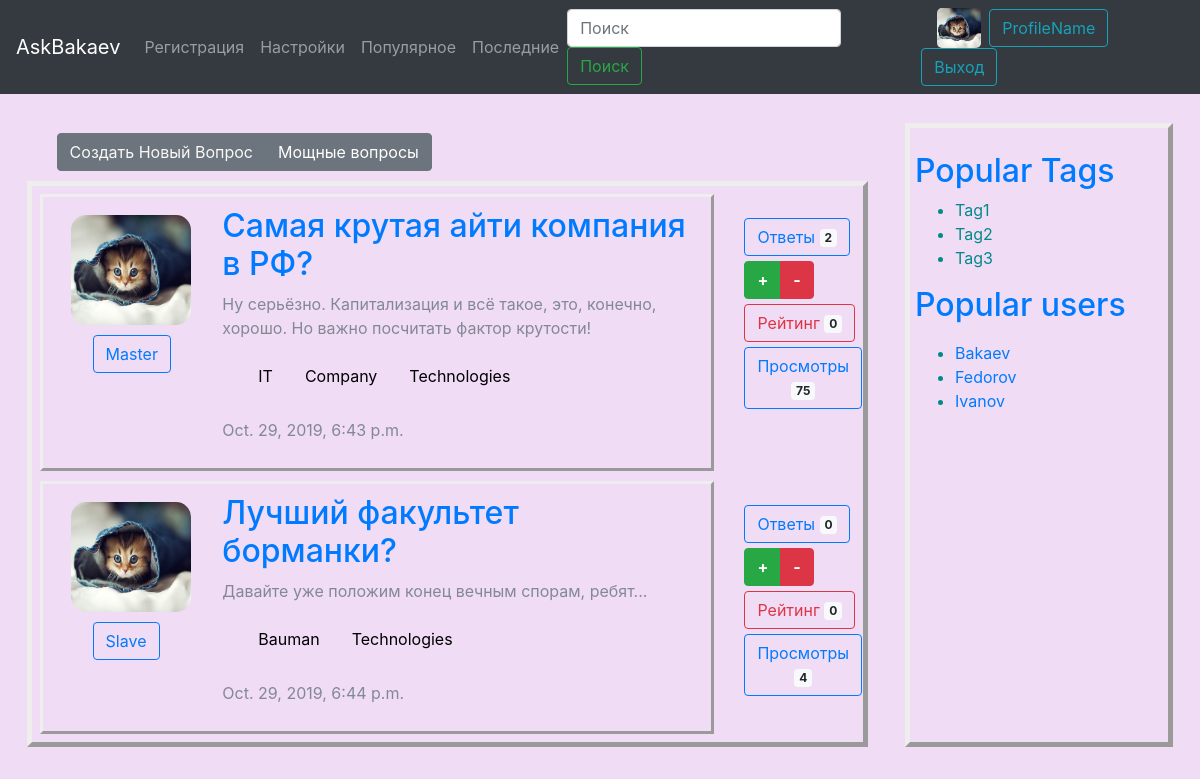
Before: / with the older database file.
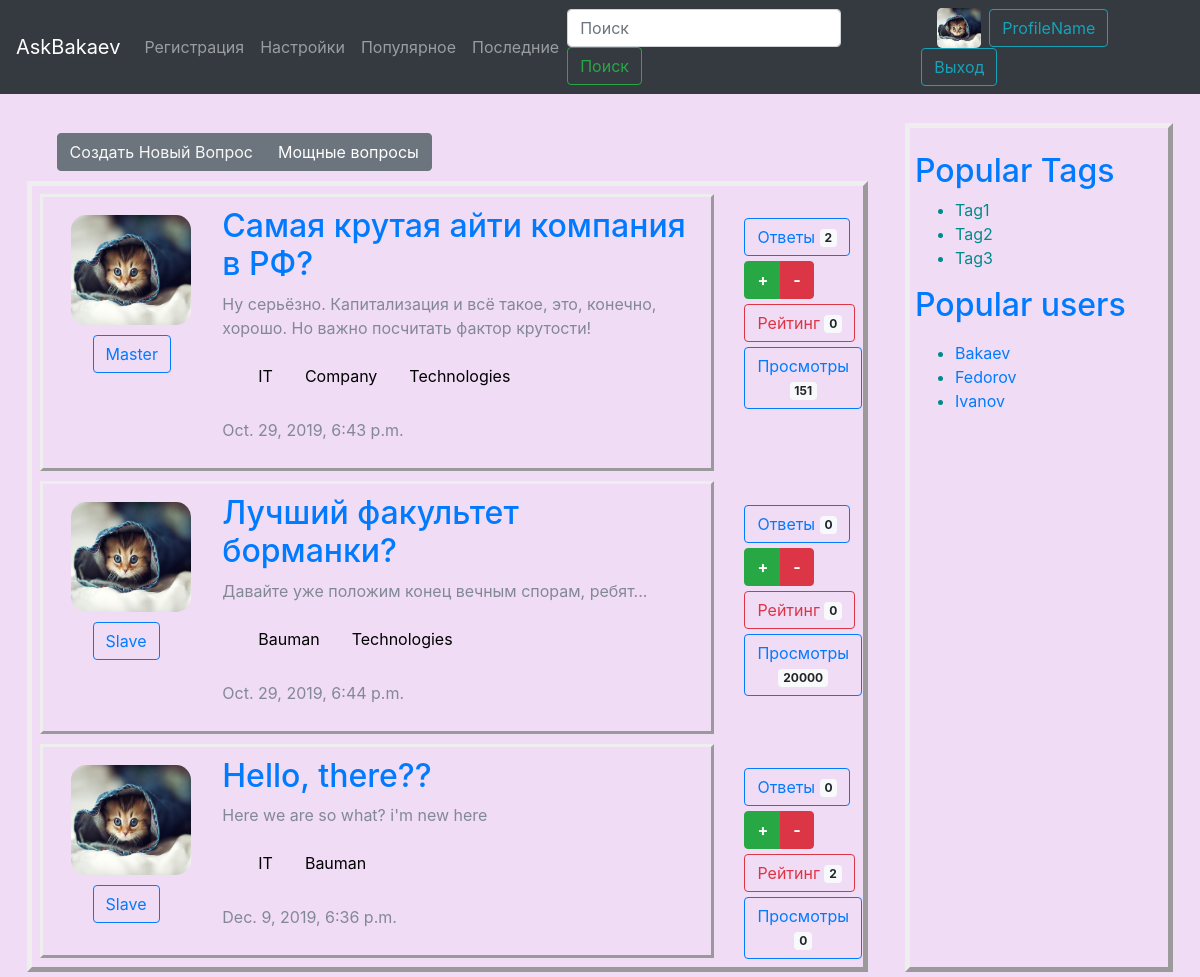
After: the same page with the newer database file.
### main/models.py (models this page shows, shortened)
class Questions(models.Model):
    question = models.CharField(max_length=200, verbose_name = "вопрос")
    description = models.TextField(verbose_name = "подробности вопроса")
    author = models.ForeignKey(
        Users, on_delete=models.CASCADE, related_name='user', verbose_name = "автор")
    answers_count = models.IntegerField(default=0, verbose_name = "ответы")
    rating = models.IntegerField(default=0, verbose_name = "рейтинг")
    views = models.IntegerField(default=0, verbose_name = "просмотры")
    creation_time = models.DateTimeField(auto_now_add=True, verbose_name='дата и время создания')
    published = models.BooleanField(default=True, verbose_name="опубликован?")
    tags = models.ManyToManyField('Tags', blank=True, related_name='tags', verbose_name='Теги')
    objects = QuestManager()
    class Meta:
        verbose_name = "Вопрос"
        verbose_name_plural = "Вопросы"

class Users(models.Model):
    name = models.CharField(max_length=20, verbose_name="имя")
    birthday = models.DateField(verbose_name='дата рождения')
    about = models.TextField(default="Пользователь не рассказал о себе.", verbose_name="о пользователе")
    avatar = models.ImageField(upload_to='upload/')
    password = models.CharField(default="qwertyqwerty", max_length=32, verbose_name="parol'")
    def __str__(self):
        return self.name
    class Meta:
        verbose_name = "Пользователь"
        verbose_name_plural = "Пользователи"

class Tags(models.Model):
    tag = models.CharField(max_length=20, verbose_name="тег")
    author = models.ForeignKey(
        Users, on_delete=models.CASCADE, verbose_name = "добавил тег")
    questions_count = models.IntegerField(default=0, verbose_name = "вопросы")
    questions = models.ManyToManyField('Questions', blank=True, related_name='quest', verbose_name='Voprosi')
    class Meta:
        verbose_name = "Тег"
        verbose_name_plural = "Теги"

### main/views.py (the view)
# urls.py: path('', main_views.index, name='index'),
def index(request, year=0):
    questions = models.Questions.objects.filter(published=True)
    return main_page(request, questions)

### main/views.py (called while the page is built)
def main_page(request, questions):
    context = {"test":"roar",
        'tags': models.Tags.objects.all(),
        'users': models.Users.objects.all(),
        "questions" : questions,
        "answers" : models.Answers.objects.all()}
    return render(request, "main/index.html", context)

### main/templates/main/index.html (shortened to what this page needs)
{% extends "base.html" %}
{% block content %}
{% load static %}
<div class="up">
    <div class="btn-group" role="group" aria-label="Basic example">
      <button type="button" class="btn btn-secondary"><a style="color:rgb(248, 248, 247)"
        href="/new">Создать Новый Вопрос</a></button>
      <button type="button" href="/" class="btn btn-secondary">Мощные вопросы</button>
    </div>
  </div>
  <div class="container main-content">
      {% for quest in questions %}
    <div class="row">
      <div class="col-10">
        <div class="question">
          <div class="row">
            <div class="col-2">
              <img class="avatar" src="{% static "public/kitten.jpg" %}" width="120" height="110" alt="kitten">
              <div class="margine">
              <button type="button" href="/" class="btn btn-outline-primary">
                {{ quest.author }}
            </button>
              </div>
            </div>
            <div class="col-1"></div>
            <div class="col-9">
              <h2><a href="/question/{{quest.pk}}">{{ quest.question }} </a></h2>
              <p>
                <a>{{ quest.description }}</a>
              </p>
              <p><div class="pagination">
                {% for tag in quest.tags.all %}
                  <a href='#'>{{ tag.tag }}</a>
                {% endfor %}
                </div></p>
                <p>{{ quest.creation_time }}</p>
            </div>
          </div>
        </div>
      </div>
      <div class="col-2 ">
          <br />
          <div class="marginal">
          <button type="button" class="btn btn-outline-primary">
              Ответы <span class="badge badge-light">{{quest.answers_set.count}}</span>
          </button>
        </div>
        <div class="marginal">
          <div class="btn-group" role="group" aria-label="Basic example">
              <button type="button" class="btn btn-success"><strong> + </strong></button>
              <button type="button" class="btn btn-danger"><strong> - </strong></button>
            </div>
          </div>
            <div class="marginal">
          <button type="button" class="btn btn-outline-danger">
              Рейтинг <span class="badge badge-light">{{ quest.rating }}</span>
          </button>
        </div>
        <button type="button" class="btn btn-outline-primary">
            Просмотры <span class="badge badge-light">{{quest.views}}</span>
        </button>
      </div>
    </div>
    {% endfor %}
  </div>
{% endblock %}

### main/templates/base.html (shortened to what this page needs)
<!doctype html>
<html lang="en">
    <head>
        {% load static %}
        <link rel="stylesheet" href="{% static "node_modules/bootstrap/dist/css/bootstrap.min.css" %}">
        <link rel="stylesheet" type="text/css" href="{% static "public/my.css" %}">
      </head>
  <body style="background: #F1DCF5">
<header>
<nav class="navbar navbar-expand-md navbar-dark bg-dark mb-4">
  <a class="navbar-brand" href="/">AskBakaev</a>
  <div class="collapse navbar-collapse" id="navbarCollapse">
    <ul class="navbar-nav mr-auto">
        <li class="nav-item">
            <a class="nav-link" href="/reg">Регистрация</a>
          </li>
      <li class="nav-item">
        <a class="nav-link" href="/settings">Настройки</a>
      </li>
      <li class="nav-item">
        <a class="nav-link" href="/popular">Популярное</a>
      </li>
      <li class="nav-item">
        <a class="nav-link" href="/newest">Последние</a>
      </li>
    </ul>
    <form class="form-inline mt-4 mt-md-0">
      <input class="form-control mr-sm-2" type="text" placeholder="Поиск" aria-label="Поиск">
      <button class="btn btn-outline-success my-2 my-sm-0" type="submit">Поиск</button>
    </form>
    <form class="form-inline mt-4  mt-md-0">
        <img type="button" class="ml-4 small-avatar" src="{% static "public/kitten.jpg" %}" width="44" height="40" alt="kitten">
        <button type="button" class="btn btn-outline-info ml-2">ProfileName</button>
        <button type="button" class="btn btn-outline-info ml-2">Выход</button>
      </form>
  </div>
</nav>
</header>
<div class="row">
    <div class="column just-border"></div>
    <div class="column left">
        {% block content %}
        {% endblock %}
    </div>
<div class="just-border"></div>
<div class="column right padding-left-5 right-content">
  <div class=""> <p><h2><a href="/tags">Popular Tags</a></h2>
    <ul>
        <li>Tag1</li>
        <li>Tag2</li>
        <li>Tag3</li>
       </ul>
    <h2><a href="">Popular users</a></h2> </p></div>
    <ul>
        <li><a href="#">Bakaev</a></li>
        <li><a href="#">Fedorov</a></li>
        <li><a href="#">Ivanov</a></li>
       </ul>
</div>
</div>
  </body>
</html>

### static/public/my.css (style rules this page uses)
.up { padding: 10px; padding-left: 30px; }
.main-content { border-style: outset; padding: 3px; border-width: 5px; color: darkcyan; }
.right-content { border-style: outset; padding: 8px; border-width: 5px; color: darkcyan; }
.question { border-style: outset; padding: 5px; color: rgba(21, 56, 56, 0.507); }
.row { padding: 5px; }
.avatar { margin-left: 18px; margin-top: 8px; border-radius: 15px; margin-right: 8px; }
.margine { margin-top: 10px; margin-left: 40px; }
.marginal { margin-bottom: 5px; }
.small-avatar { border-radius: 5px; }
.column { float: left; }
.padding-left-5 { padding-left: 5px; }
.left { width: 69%; }
.just-border { width: 3%; }
.right { width: 22%; }
.row:after { content: ""; display: table; clear: both; }
.pagination { display: inline-block; padding-left: 20px; }
.pagination a { color: black; float: left; padding: 8px 16px; text-decoration: none; }

Changed rows visible on the page:
changed Questions "Самая крутая айти компания в РФ?": views "75" → "151"
changed Questions "Лучший факультет борманки?": views "4" → "20000"
added Questions: published True (drawn), author "Slave", question "Hello, there??", description "Here we are so what? i'm new here", creation_time "Dec. 9, 2019, 6:36 p.m.", answers_set.count "0", rating "2", views "0", Tags (tag "IT"), Tags (tag "Bauman")
